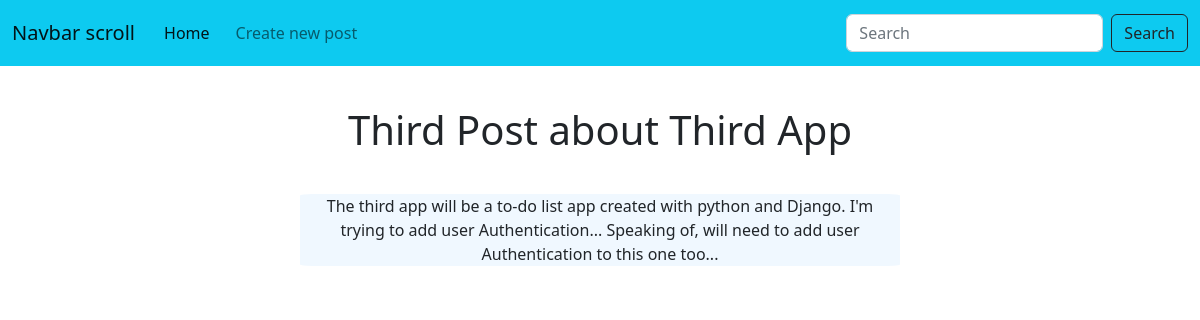
Screenshot of /post/3 with the database file from the repository.
### tables this page shows
CREATE TABLE posts (id INTEGER PRIMARY KEY AUTOINCREMENT, title TEXT, content TEXT);

### app.py (the view)
@app.route('/post/<int:post_id>')
def post(post_id):
    posts = db.get_posts()
    post = ""
    for i in posts:
        if post_id == i[0]:
            post = i
    if not post:
        return render_template('404.html', message=f'A post with id {post_id} was not found.')
    return render_template('post.html', post=post)

### utils/db.py (called while the page is built)
def get_posts():
    conn = sqlite3.connect('database.db')
    conn.row_factory = sqlite3.Row
    cur = conn.cursor()
    cur.execute("SELECT * FROM posts")
    posts = list(cur.fetchall())
    return posts

### templates/post.html
{% extends 'base.html' %}
{% block content %}
<h1>{{ post['title'] }}</h1>
<div class="container posts">
<p>{{ post['content'] }}</p>
</div>
{% endblock %}

### static/css/main.css (style rules this page uses)
h1, h2, p { text-align: center; margin-top: 40px; }
.posts { background-color: aliceblue; max-width: 50%; border-radius: 2%; }

### rows the page displays
posts: title "Third Post about Third App", content "The third app will be a to-do list app created with python and Django. I'm trying to add user Authentication... Speaking of, will need to add user Authentication to this one too..."
